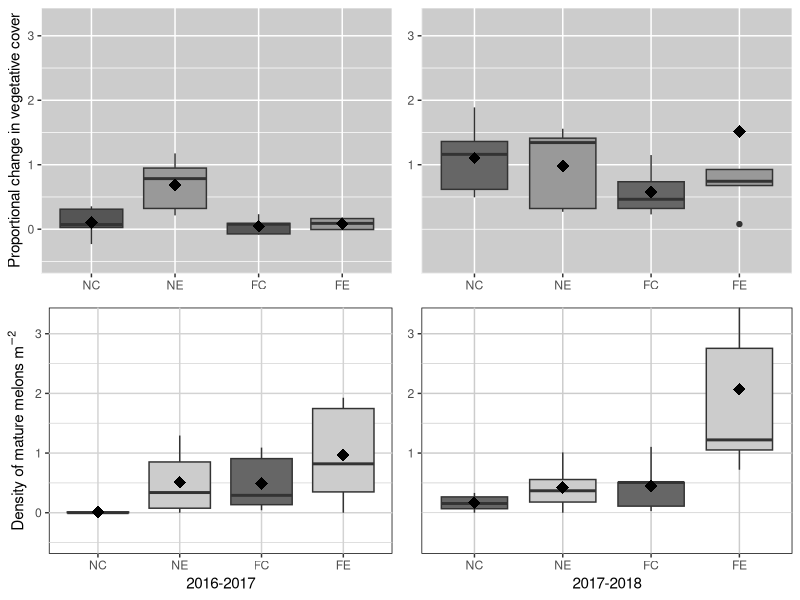

Source code (R):
#This code will generate the zoomed in panels used in Figure 4 that are combined with full axes plots to create the final figure (w y axis breaks)

library(ggplot2)
library(gridExtra)

#Basis for Figure 4 
nara.ag <- read.csv("Data/NaraMultiYear_Data.csv", header=T)

#Arrange Experiment combination factors for better plotting
nara.ag$Combo<-as.factor(nara.ag$Combo)
nara.ag$Combo2 <- factor(nara.ag$Combo, levels = levels(nara.ag$Combo)[c(3,4,1,2)])

#Figure 4
Green17<-ggplot(nara.ag, aes(x=Combo2, y=Gr17m16.16Green, fill = Treatment, color = Location)) + 
  geom_boxplot()+
  coord_cartesian(ylim=c(-0.5, 3.25))+
  scale_fill_manual(values=c("#555555", "#999999")) +
  scale_color_manual(values = c("#333333", "#333333"))+
  guides(color='none')+
  ylab("Proportional change in vegetative cover")+
  labs(x=NULL)+
  stat_summary(fun=mean, geom="point", shape=18, size=4, color="black", fill="black")+
  theme(legend.position = "none") + 
  theme(panel.background = element_rect(fill = "#CCCCCC", color = "white", size = 0.5, linetype = "solid"))


Green18<-ggplot(nara.ag, aes(x=Combo2, y=Gr18m17.17Green, fill = Treatment, color = Location)) + 
  geom_boxplot()+
  coord_cartesian(ylim=c(-0.5, 3.25))+
  #coord_cartesian(ylim=c(1.5, 5.25))+  ### note: the commented out graphical parameters here are used in the replotting needed for the axis breaks.
  scale_y_continuous(breaks=seq(1,6, 1))+
  scale_fill_manual(values=c("#666666", "#999999")) +
  scale_color_manual(values = c("#333333", "#333333"))+
  ylab("")+
  labs(x=NULL)+
  labs(y=NULL)+
  stat_summary(fun=mean, geom="point", shape=18, size=4, color="black", fill="black")+
  theme(legend.position = "none")+ 
  theme(panel.background = element_rect(fill = "#CCCCCC", color = "white", size = 0.5, linetype = "solid"))


Fruit17<-ggplot(nara.ag, aes(x=Combo2, y=Mature1N17.17Green, fill = Treatment, color = Location)) + 
  geom_boxplot()+
  coord_cartesian(ylim=c(-0.5, 3.25))+
  scale_fill_manual(values=c("#666666", "#CCCCCC")) +
  scale_color_manual(values = c("#333333", "#333333"))+
  ylab(expression(paste("Density of mature melons ", m^-2)))+
  theme(legend.position = "none")+ 
  theme(panel.background = element_rect(fill = "#FFFFFF", color = "black", size = 0.5, linetype = "solid"),
        panel.grid.major = element_line(size = 0.5, linetype = 'solid',
                                        color = "LightGray"), 
        panel.grid.minor = element_line(size = 0.25, linetype = 'solid',
                                        color = "LightGray"))+
  stat_summary(fun=mean, geom="point", shape=18, size=4, color="black", fill="black")+
  xlab("2016-2017")

Fruit18<-ggplot(nara.ag, aes(x=Combo2, y=Mature1N18.18Green, fill = Treatment, color = Location)) + 
  geom_boxplot()+
  coord_cartesian(ylim=c(-0.5, 3.25))+
  #coord_cartesian(ylim=c(0.75, 4.5))+  ### note: the commented out graphical parameters here are used in the replotting needed for the axis breaks.
  #scale_y_continuous(breaks=seq(1.5,4.5, 1))+
  scale_y_continuous(breaks=seq(1,6, 1))+
  scale_fill_manual(values=c("#666666", "#CCCCCC")) +
  scale_color_manual(values = c("#333333", "#333333"))+
  labs(y=NULL)+
  theme(legend.position = "none")+ 
  theme(panel.background = element_rect(fill = "#FFFFFF", color = "black", size = 0.5, linetype = "solid"),
        panel.grid.major = element_line(size = 0.5, linetype = 'solid',
                                        color = "#CCCCCC"), 
        panel.grid.minor = element_line(size = 0.25, linetype = 'solid',
                                        color = "#CCCCCC"))+
  stat_summary(fun=mean, geom="point", shape=18, size=4, color="black", fill="black")+
  xlab("2017-2018")

grid.arrange(Green17, Green18,Fruit17,Fruit18, nrow = 2)

fourpanel<-arrangeGrob(Green17, Green18,Fruit17,Fruit18, nrow = 2)
ggsave(file="Figures/Fig4_zoom2.png", fourpanel, width = 8, height = 8, dpi = 600, units = "in", device='png')
